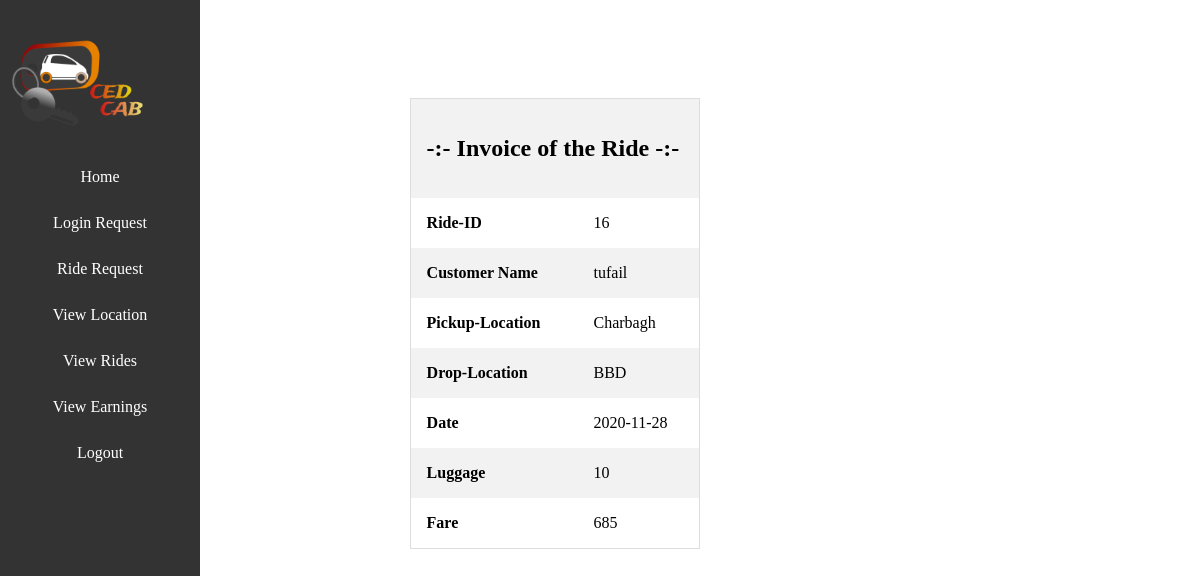
/admin/viewinvoice.php?id=16, run on the app's committed database.
### tables this page shows
CREATE TABLE `tbl_ride` (
  `ride_id` int(11) NOT NULL,
  `ride_date` date NOT NULL,
  `from` varchar(50) NOT NULL,
  `to` varchar(50) NOT NULL,
  `cab_type` varchar(50) NOT NULL,
  `total_distance` varchar(10) NOT NULL,
  `luggage` varchar(10) NOT NULL,
  `total_fare` varchar(10) NOT NULL,
  `status` int(1) NOT NULL,
  `customer_user_id` int(11) NOT NULL
);

CREATE TABLE `tbl_user` (
  `user_id` int(11) NOT NULL,
  `user_name` varchar(50) NOT NULL,
  `name` varchar(50) NOT NULL,
  `dateofsignup` datetime NOT NULL,
  `mobile` varchar(10) NOT NULL,
  `isblock` tinyint(1) NOT NULL,
  `password` varchar(500) NOT NULL,
  `is_admin` tinyint(1) NOT NULL
);

### class/Dbcon.php (called while the page is built, shortened)
<?php
class Dbcon
{
    public function __construct()
    {
        $this->conn = new mysqli("localhost", "root", "", "cab");
    }
}

### class/Rides.php (called while the page is built, shortened)
<?php
class Rides
{
    public function invoice($id, $conn)
    {
        $a=array();
        $sql = "SELECT * FROM `tbl_user` INNER JOIN `tbl_ride` ON `tbl_user`.`user_id` = `tbl_ride`.`customer_user_id` Where `ride_id`='".$id."'";
        $result =$conn->query($sql);
        while ($row = $result->fetch_assoc()) {
            array_push($a, $row);
        }
        return $a;
    }
}

### admin/viewinvoice.php (the view)
<?php
    $id = $_REQUEST['id'];
require "sidebar.php";
require "header.php";
require "../class/Dbcon.php";
require "../class/Users.php";
require "../class/Rides.php";
    $db = new Dbcon();
    $ride = new Rides();
    $details =$ride->invoice($id, $db->conn);
    ?>
    <div id="wrapper">
    <div id="invoice">
    <table class='view-table-css'>
         <tr>
              <th colspan="2"><h2>-:- Invoice of the Ride  -:-</h2></th>
         </tr>
        <?php foreach ($details as $key=> $value) { ?>
          <tr>
               <th>Ride-ID</th>
                   <td>
                        <?php echo $value['ride_id'];?>
                   </td>
          </tr>
          <tr>
               <th>Customer Name</th>
               <td>
                    <?php echo $value['name'];?>
               </td>
          </tr>
          <tr>
               <th>Pickup-Location</th>
               <td>
                    <?php echo $value['from'];?>
               </td>
          </tr>
          <tr>
               <th>Drop-Location</th>
               <td>
                    <?php echo $value['to'];?>
               </td>
          </tr>
          <tr>
               <th>Date</th>
               <td>
                    <?php echo $value['ride_date'];?>
               </td>
          </tr>
          <tr>
               <th>Luggage</th>
               <td>  <?php echo $value['luggage'];?></td>
          </tr>
          <tr>
               <th>Fare</th>
               <td>
                        <?php echo $value['total_fare'];
                        ?>
               </td>
          </tr>
        <?php } ?>
</table>
    </div>
</div>

### admin/css/style.css (style rules this page uses)
body { margin:0 ; padding: 0; }
#wrapper { margin-left: 200px; padding: 1px 16px; }
table { border-collapse: collapse; border-spacing: 0; width: 100%; border: 1px solid #ddd; }
th, td { text-align: left; padding: 16px; }
tr:nth-child(odd) { background-color: #f2f2f2 !important; }
#invoice { margin-left: 20%; margin-top: 10%; width: 30%; }

### data on the page
tbl_ride: ride_id "16", customer_user.name "tufail", from "Charbagh", to "BBD", ride_date "2020-11-28", luggage "10", total_fare "685"
